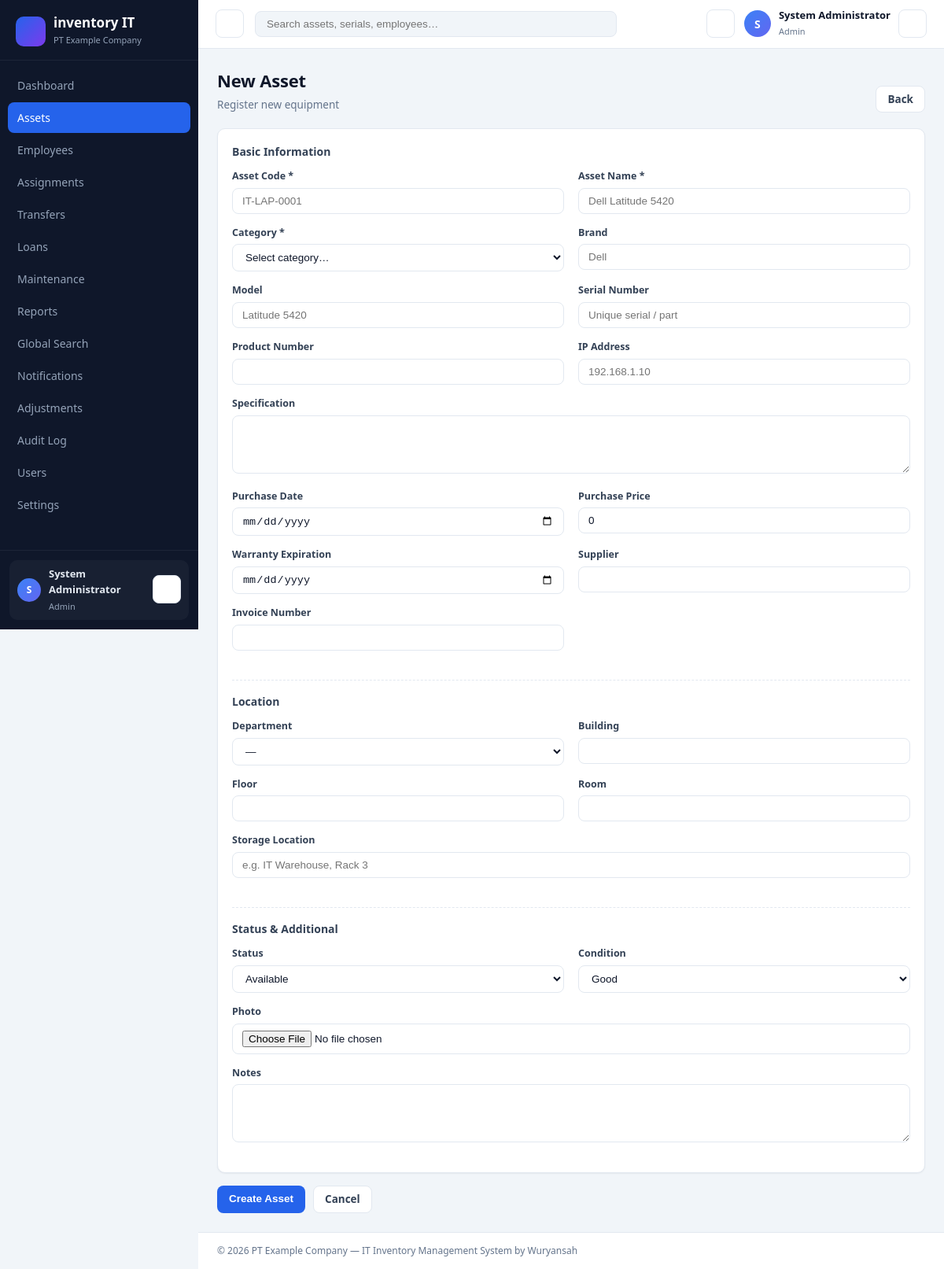
The app's page /index.php/assets/create (signed in) with its own data.
### tables this page shows
CREATE TABLE IF NOT EXISTS `settings` (
  `id` INT UNSIGNED NOT NULL AUTO_INCREMENT,
  `key` VARCHAR(100) NOT NULL,
  `value` TEXT NULL,
  `created_at` DATETIME NOT NULL,
  `updated_at` DATETIME NULL,
  PRIMARY KEY (`id`),
  UNIQUE KEY `uq_settings_key` (`key`)
);

CREATE TABLE IF NOT EXISTS `users` (
  `id` INT UNSIGNED NOT NULL AUTO_INCREMENT,
  `name` VARCHAR(100) NOT NULL,
  `email` VARCHAR(190) NOT NULL,
  `password` VARCHAR(255) NOT NULL,
  `role` ENUM('admin','staff','employee') NOT NULL DEFAULT 'staff',
  `employee_id` INT UNSIGNED NULL,
  `is_active` TINYINT(1) NOT NULL DEFAULT 1,
  `last_login_at` DATETIME NULL,
  `created_at` DATETIME NOT NULL,
  `updated_at` DATETIME NULL,
  PRIMARY KEY (`id`),
  UNIQUE KEY `uq_users_email` (`email`)
);

### views/assets/form.php (the view, shortened to what the rows shown need)
<?php $asset_code = $asset['asset_code'] ?? ''; ?>
<div class="page-head">
    <div>
        <h1 class="page-title"><?= $asset ? 'Edit ' . e($asset['asset_code']) : 'New Asset' ?></h1>
        <p class="page-desc"><?= $asset ? e($asset['asset_name']) : 'Register new equipment' ?></p>
    </div>
    <div class="page-actions">
        <a class="btn btn-outline" href="<?= url('/assets') ?>"><?= svg_icon('arrow-left') ?> Back</a>
    </div>
</div>
<form method="post" action="<?= url($asset ? '/assets/' . $asset['id'] : '/assets') ?>" enctype="multipart/form-data">
    <div class="card card-pad mb-16">
        <div class="form-section" style="margin-top:0; padding-top:0; border:0;">
            <h4>Basic Information</h4>
        </div>
        <div class="form-grid">
            <div class="form-group">
                <label class="form-label">Asset Code *</label>
                <input class="input" name="asset_code" value="<?= e(old('asset_code', $asset_code)) ?>" placeholder="IT-LAP-0001" required>
            </div>
            <div class="form-group">
                <label class="form-label">Asset Name *</label>
                <input class="input" name="asset_name" value="<?= e(old('asset_name', $asset['asset_name'] ?? '')) ?>" placeholder="Dell Latitude 5420" required>
            </div>
            <div class="form-group">
                <label class="form-label">Category *</label>
                <select class="select" name="category_id" required>
                    <option value="">Select category…</option>
                </select>
            </div>
            <div class="form-group">
                <label class="form-label">Brand</label>
                <input class="input" name="brand" value="<?= e(old('brand', $asset['brand'] ?? '')) ?>" placeholder="Dell">
            </div>
            <div class="form-group">
                <label class="form-label">Model</label>
                <input class="input" name="model" value="<?= e(old('model', $asset['model'] ?? '')) ?>" placeholder="Latitude 5420">
            </div>
            <div class="form-group">
                <label class="form-label">Serial Number</label>
                <input class="input" name="serial_number" value="<?= e(old('serial_number', $asset['serial_number'] ?? '')) ?>" placeholder="Unique serial / part">
            </div>
            <div class="form-group">
                <label class="form-label">Product Number</label>
                <input class="input" name="product_number" value="<?= e(old('product_number', $asset['product_number'] ?? '')) ?>">
            </div>
            <div class="form-group">
                <label class="form-label">IP Address</label>
                <input class="input" name="ip_address" value="<?= e(old('ip_address', $asset['ip_address'] ?? '')) ?>" placeholder="192.168.1.10">
            </div>
            <div class="form-group col-span">
                <label class="form-label">Specification</label>
                <textarea class="textarea" name="specification"><?= e(old('specification', $asset['specification'] ?? '')) ?></textarea>
            </div>
            <div class="form-group">
                <label class="form-label">Purchase Date</label>
                <input class="input" type="date" name="purchase_date" value="<?= e(old('purchase_date', $asset['purchase_date'] ?? '')) ?>">
            </div>
            <div class="form-group">
                <label class="form-label">Purchase Price</label>
                <input class="input" type="number" step="0.01" min="0" name="purchase_price" value="<?= e(old('purchase_price', $asset['purchase_price'] ?? 0)) ?>">
            </div>
            <div class="form-group">
                <label class="form-label">Warranty Expiration</label>
                <input class="input" type="date" name="warranty_expiration" value="<?= e(old('warranty_expiration', $asset['warranty_expiration'] ?? '')) ?>">
            </div>
            <div class="form-group">
                <label class="form-label">Supplier</label>
                <input class="input" name="supplier" value="<?= e(old('supplier', $asset['supplier'] ?? '')) ?>">
            </div>
            <div class="form-group">
                <label class="form-label">Invoice Number</label>
                <input class="input" name="invoice_number" value="<?= e(old('invoice_number', $asset['invoice_number'] ?? '')) ?>">
            </div>
        </div>
        <div class="form-section"><h4>Location</h4></div>
        <div class="form-grid">
            <div class="form-group">
                <label class="form-label">Department</label>
                <select class="select" name="department_id">
                    <option value="">—</option>
                </select>
            </div>
            <div class="form-group">
                <label class="form-label">Building</label>
                <input class="input" name="building" value="<?= e(old('building', $asset['building'] ?? '')) ?>">
            </div>
            <div class="form-group">
                <label class="form-label">Floor</label>
                <input class="input" name="floor" value="<?= e(old('floor', $asset['floor'] ?? '')) ?>">
            </div>
            <div class="form-group">
                <label class="form-label">Room</label>
                <input class="input" name="room" value="<?= e(old('room', $asset['room'] ?? '')) ?>">
            </div>
            <div class="form-group col-span">
                <label class="form-label">Storage Location</label>
                <input class="input" name="storage_location" value="<?= e(old('storage_location', $asset['storage_location'] ?? '')) ?>" placeholder="e.g. IT Warehouse, Rack 3">
            </div>
        </div>
        <div class="form-section"><h4>Status &amp; Additional</h4></div>
        <div class="form-grid">
            <div class="form-group">
                <label class="form-label">Status</label>
                <?php if ($asset && in_array($asset['status'], ['Assigned', 'On Loan'], true)): ?>
                    <input class="input" value="<?= e($asset['status']) ?>" disabled>
                    <div class="form-hint">Status is fixed while the asset is assigned/on loan.</div>
                <?php else: ?>
                    <select class="select" name="status">
                        <?php foreach ($statuses as $s): ?>
                            <option value="<?= e($s) ?>" <?= ($asset['status'] ?? 'Available') === $s ? 'selected' : '' ?>><?= e($s) ?></option>
                        <?php endforeach; ?>
                    </select>
                <?php endif; ?>
            </div>
            <div class="form-group">
                <label class="form-label">Condition</label>
                <select class="select" name="condition">
                    <?php foreach ($conditions as $c): ?>
                        <option value="<?= e($c) ?>" <?= ($asset['condition'] ?? 'Good') === $c ? 'selected' : '' ?>><?= e($c) ?></option>
                    <?php endforeach; ?>
                </select>
            </div>
            <div class="form-group col-span">
                <label class="form-label">Photo</label>
                <input class="input" type="file" name="photo" accept="image/*">
            </div>
            <div class="form-group col-span">
                <label class="form-label">Notes</label>
                <textarea class="textarea" name="notes"><?= e(old('notes', $asset['notes'] ?? '')) ?></textarea>
            </div>
        </div>
    </div>
    <div class="form-actions">
        <button class="btn btn-primary"><?= svg_icon('check') ?> <?= $asset ? 'Save Changes' : 'Create Asset' ?></button>
        <a class="btn btn-outline" href="<?= url('/assets') ?>">Cancel</a>
    </div>
</form>

### app/Core/Router.php (shortened to what the rows shown need)
<?php
class Router
{
    private Request $request;
    private array $routes = [];
    public function __construct(Request $request)
    {
        $this->request = $request;
    }
    public function add(string $methods, string $pattern, string $handler, string $roles = 'auth'): void
    {
        $this->routes[] = compact('methods', 'pattern', 'handler', 'roles');
    }
    public function dispatch(): void
    {
        $uri = $this->request->uri;
        foreach ($this->routes as $route) {
            $allowedMethod = in_array($this->request->method, explode('|', $route['methods']), true);
            if (!$allowedMethod || !$this->match($route['pattern'], $uri)) {
                continue;
            }
            [$controller, $method] = explode('@', $route['handler']);
            Middleware::authorize($route['roles']);
            $instance = new $class();
            $args = [];
            $instance->{$method}(...$args);
            return;
        }
    }
    private function match(string $pattern, string $uri): bool
    {
        return (bool)preg_match($this->toRegex($pattern), $uri);
    }
    private function toRegex(string $pattern): string
    {
        $regex = preg_replace('#\{([a-zA-Z_][a-zA-Z0-9_]*)\}#', '(?P<$1>[^/]+)', $pattern);
        return '#^' . $regex . '$#';
    }
}

### views/layouts/app.php (shortened to what the rows shown need)
<!DOCTYPE html>
<html lang="en">
<head>
    <link rel="stylesheet" href="<?= asset_url('css/app.css') ?>">
</head>
<body>
<?php
$nav = [];
if (Auth::role() !== 'employee') {
    $nav[] = ['href' => '/', 'label' => 'Dashboard', 'icon' => 'home', 'module' => 'dashboard'];
} else {
    $nav[] = ['href' => '/my-assets', 'label' => 'My Equipment', 'icon' => 'package-check', 'module' => 'my-assets'];
}
if (Auth::isStaff()) {
    $nav[] = ['href' => '/assets', 'label' => 'Assets', 'icon' => 'box', 'module' => 'assets'];
    $nav[] = ['href' => '/employees', 'label' => 'Employees', 'icon' => 'users', 'module' => 'employees'];
    $nav[] = ['href' => '/assignments', 'label' => 'Assignments', 'icon' => 'user-check', 'module' => 'assignments'];
    $nav[] = ['href' => '/transfers', 'label' => 'Transfers', 'icon' => 'arrow-swap', 'module' => 'transfers'];
    $nav[] = ['href' => '/loans', 'label' => 'Loans', 'icon' => 'clock', 'module' => 'loans'];
    $nav[] = ['href' => '/maintenance', 'label' => 'Maintenance', 'icon' => 'wrench', 'module' => 'maintenance'];
    $nav[] = ['href' => '/reports', 'label' => 'Reports', 'icon' => 'chart', 'module' => 'reports'];
    $nav[] = ['href' => '/search', 'label' => 'Global Search', 'icon' => 'search', 'module' => 'search'];
}
$nav[] = ['href' => '/notifications', 'label' => 'Notifications', 'icon' => 'bell', 'module' => 'notifications'];
if (Auth::isAdmin()) {
    $nav[] = ['href' => '/adjustments', 'label' => 'Adjustments', 'icon' => 'sliders', 'module' => 'adjustments'];
    $nav[] = ['href' => '/audit', 'label' => 'Audit Log', 'icon' => 'shield', 'module' => 'audit'];
    $nav[] = ['href' => '/users', 'label' => 'Users', 'icon' => 'users', 'module' => 'users'];
    $nav[] = ['href' => '/settings', 'label' => 'Settings', 'icon' => 'settings', 'module' => 'settings'];
}
$user = $currentUser ?? Auth::user();
$unread = \App\Models\Notification::unreadCount();
$isStaff = Auth::isStaff();
?>
<div class="layout">
    <aside class="sidebar" id="sidebar">
        <div class="sidebar-brand">
            <span class="brand-mark"><?= svg_icon('box') ?></span>
            <div>
                <strong>inventory IT</strong>
                <small><?= e(setting('company_name', 'Inventory')) ?></small>
            </div>
        </div>
        <nav class="sidebar-nav">
            <?php foreach ($nav as $item): ?>
                <a href="<?= url($item['href']) ?>" class="nav-link<?= ($pageModule ?? '') === $item['module'] ? ' active' : '' ?>">
                    <span><?= e($item['label']) ?></span>
                </a>
            <?php endforeach; ?>
        </nav>
        <div class="sidebar-footer">
            <div class="sidebar-user">
                <span class="avatar"><?= e(strtoupper(substr($user['name'] ?? '?', 0, 1))) ?></span>
                <div>
                    <strong><?= e($user['name'] ?? '') ?></strong>
                    <small><?= ucfirst(e($user['role'] ?? '')) ?></small>
                </div>
                <form method="post" action="<?= url('/logout') ?>">
                    <button class="icon-btn" title="Sign out"><?= svg_icon('logout') ?></button>
                </form>
            </div>
        </div>
    </aside>
    <div class="main">
        <header class="topbar">
            <button class="icon-btn menu-toggle" id="menuToggle" aria-label="Toggle menu"><?= svg_icon('menu') ?></button>
            <?php if ($isStaff): ?>
            <form class="topbar-search" method="get" action="<?= url('/search') ?>">
                <input type="search" name="q" placeholder="Search assets, serials, employees…" value="<?= e($_GET['q'] ?? '') ?>">
            </form>
            <?php else: ?>
                <span class="topbar-search-empty"></span>
            <?php endif; ?>
            <div class="topbar-right">
                <a href="<?= url('/notifications') ?>" class="icon-btn bell<?= $unread > 0 ? ' has-dot' : '' ?>" title="Notifications">
                </a>
                <div class="user-menu">
                    <span class="avatar"><?= e(strtoupper(substr($user['name'] ?? '?', 0, 1))) ?></span>
                    <div class="user-meta">
                        <strong><?= e($user['name'] ?? '') ?></strong>
                        <small><?= ucfirst(e($user['role'] ?? '')) ?></small>
                    </div>
                    <a class="icon-btn" href="<?= url('/profile') ?>" title="My profile"><?= svg_icon('settings') ?></a>
                </div>
            </div>
        </header>
        <main class="content">
            <?= $content ?>
        </main>
        <footer class="footer">
            © <?= date('Y') ?> <?= e(setting('company_name', 'invIT')) ?> — IT Inventory Management System by Wuryansah
        </footer>
    </div>
</div>
</body>
</html>

### records on screen
settings: value "PT Example Company"
users: name "S", name "System Administrator", role "Admin"

### other values on screen
$item['label'] "Dashboard"
$item['label'] "Assets"
$item['label'] "Employees"
$item['label'] "Assignments"
$item['label'] "Transfers"
$item['label'] "Loans"
$item['label'] "Maintenance"
$item['label'] "Reports"
$item['label'] "Global Search"
$item['label'] "Notifications"
$item['label'] "Adjustments"
$item['label'] "Audit Log"
$item['label'] "Users"
$item['label'] "Settings"
form field status "Available"
